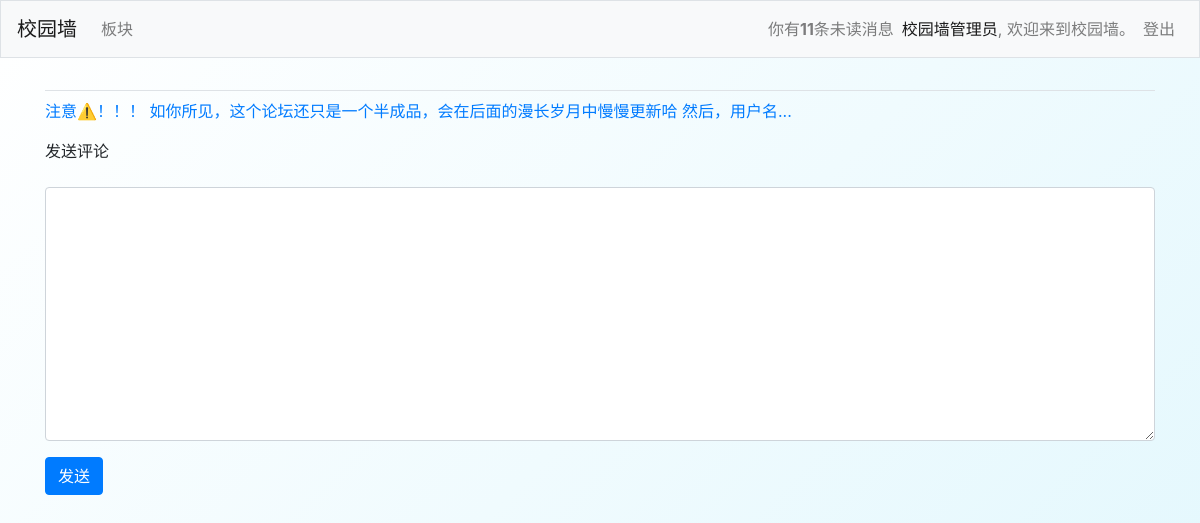
The page /new_reply/5/ (signed in) on the database its author committed.
### users/models.py (models this page shows)
class CustomUser(AbstractUser):
    phone_number = models.CharField(max_length=15, blank=True, null=True)  # 允许 NULL
    introduction = models.CharField(max_length=400, blank=True, default='这个家伙很懒，还没有添加简介~~')

### xyq_files/models.py (models this page shows)
class Entry(models.Model):
    topic = models.ForeignKey(Topic,on_delete=models.CASCADE)
    text = models.TextField()
    date_added = models.DateTimeField(auto_now=True)
    owner = models.ForeignKey(CustomUser,on_delete=models.CASCADE,null=True)
    is_read = models.BooleanField(default=False)
    class Meta:
        verbose_name_plural = 'entries'
    def __str__(self):
        if len(self.text)>50:
            return f"{self.text[:50]}..."
        else:
            return self.text

### xyq_files/views.py (the view, shortened to what this page needs)
# urls.py: path('new_reply/<int:entry_id>/',views.new_reply,name='new_reply'),
@login_required
def new_reply(request,entry_id):
    entry = Entry.objects.get(id=entry_id)
    if request.method != 'POST':
        form = ReplyForm()
    context={'entry':entry,'form':form}
    return render(request,'xyq_files/new_reply.html',context)

### xyq_files/forms.py
class ReplyForm(forms.ModelForm):
    class Meta:
        model = Reply
        fields = ['text']
        labels = {'text':' '}
        widgets = {'text':forms.Textarea(attrs={'cols':80})}

### xyq_files/context_processors.py (called while the page is built)
def unread_count_processor(request):
    if request.user.is_authenticated:
        unread_count = Reply.objects.filter(entry__owner=request.user, is_read=False).count()
    else:
        unread_count = 0
    return {'unread_count': unread_count}

### xyq_files/templates/xyq_files/new_reply.html (shortened to what this page needs)
{% extends "xyq_files/base.html" %}
{% load bootstrap4 %}
{% block content %}
    <p><a href="{% url 'xyq_files:entry' entry.id %}">{{ entry }}</a></p>
    <p>发送评论</p>
    <form action="{% url 'xyq_files:new_reply' entry.id %}" method="post">
        {% bootstrap_form form %}
        {% buttons %}
            <button name="submit" class="btn btn-primary">发送</button>
        {% endbuttons %}
    </form>
{% endblock content %}

### xyq_files/templates/xyq_files/base.html (shortened to what this page needs)
<link rel="stylesheet" href="https://unpkg.com/bootstrap@4.6.2/dist/css/bootstrap-theme.min.css"
>
{% load bootstrap4 %}
<!doctype html>
<html lang="zh-CN">
<head>
    {% bootstrap_css %}
</head>
<body>
    <nav class="navbar navbar-expand-md navbar-light bg-light mb-4 border">
        <a class="navbar-brand" href="{% url 'xyq_files:index' %}">
            校园墙
        </a>
        <div class="collapse navbar-collapse" id="navbarCollapse">
            <ul class="navbar-nav mr-auto">
                <li class="nav-item">
                    <a class="nav-link" href="{% url 'xyq_files:topics' %}">板块</a>
                </li>
            </ul>
            <ul class="navbar-nav ml-auto">
                {% if user.is_authenticated %}
                    {% if unread_count > 0 %}
                        <li class="nav-item">
                            <a class="nav-link" href="{% url 'xyq_files:unread_messages' %}">你有<strong>{{ unread_count }}</strong>条未读消息</a></span>
                        </li>
                    {% endif %}
                    <li class="nav-item">
                        <span class="navbar-text"><a href="{% url 'users:introduction' user.id %}">{{ user.username }}</a>, 欢迎来到校园墙。</span>
                    </li>
                    <li class="nav-item">
                        <a class="nav-link" href="{% url 'users:logout' %}">登出</a>
                    </li>
                {% endif %}
            </ul>
        </div>
    </nav>
    <main role="main" class="container">
        <div class="pb-2 mb-2 border-bottom">
        </div>
        <div>
            {% block content %}{% endblock content %}
        </div>
    </main>
</body>
</html>

### xyq_files/templates/xyq_files/base.html (style rules this page uses)
body { background: linear-gradient(135deg, #ffffff, #e1f7fd); }

### rows shown on the page
CustomUser: username "校园墙管理员"
Entry: text "注意⚠️！！！ 如你所见，这个论坛还只是一个半成品，会在后面的漫长岁月中慢慢更新哈 然后，用户名..."

### other values the page prints
{{ unread_count }} "11"
